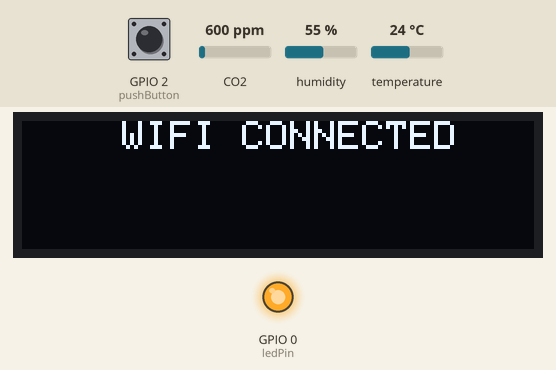
This sketch was run on a simulated ESP8266 (NodeMCU). On the bench: 128×32 one-colour display, output pins drawn as LEDs (lit = HIGH). Dashed ring = blinking. The test bench sets the inputs (shaded band); at power-on: CO2 600 ppm, GPIO 2 (pushButton) HIGH, humidity 55 %, temperature 24 °C. WiFi joins after 1.5 s; servers stay silent unless stated.

Above: at 1.9 s.
At 7.0 s:
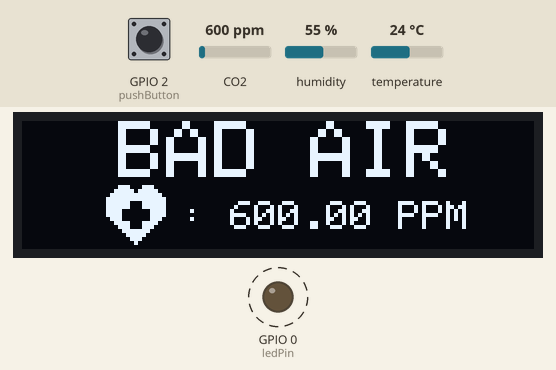
7.1 s: CO2 set to 452 ppm
At 7.26 s:
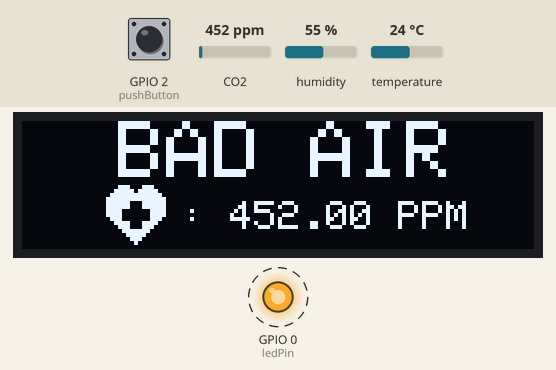
9.0 s: CO2 set to 1050 ppm
At 9.53 s:
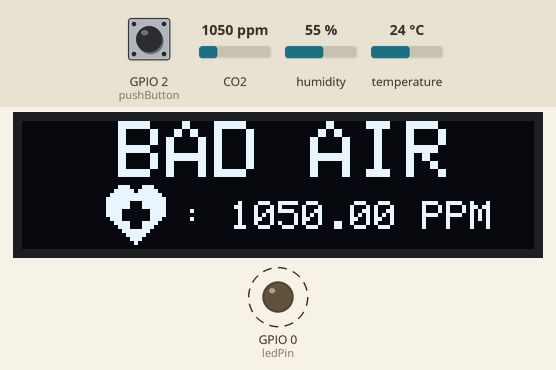
10.5 s: CO2 set to 1700 ppm
At 10.97 s:
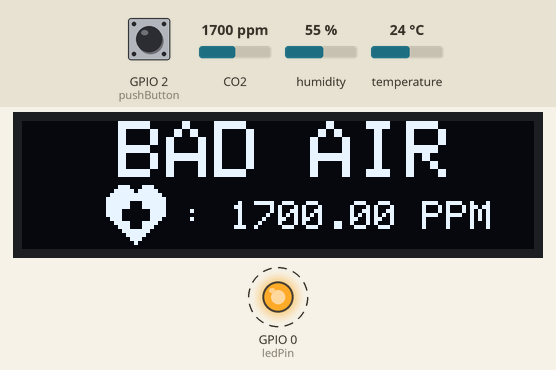
Timing chart, 0 to 18.0 s (numbered marks = the images above; inputs shaded):
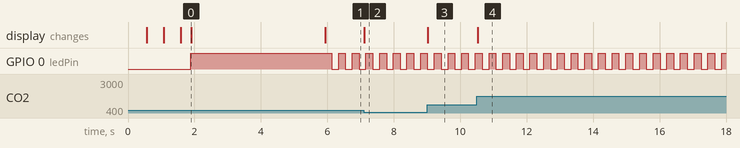

Measured:
- after the input at 7.1 s, the display: changes at once (image 2)
- after the input at 9.0 s, the display: changes at once (image 3)
- after the input at 10.5 s, the display: changes at once (image 4)
- by itself, GPIO 0 (ledPin): alternates HIGH for 0.21 s and LOW for 0.21 s
- what the display in image 0 shows lasts 4.0 s, from 1.9 s to 5.9 s

The sketch:

SENSOR_NODE2_DONE.ino
```cpp
//Paste your Blynk config here
#define BLYNK_TEMPLATE_ID "...."
#define BLYNK_TEMPLATE_NAME "SENSOR NODE2"
#define BLYNK_AUTH_TOKEN "....."
//////////////////////////////////////////////////
#define BLYNK_PRINT Serial

#include <ESP8266WiFi.h>

#include <Adafruit_GFX.h>
#include <Adafruit_SSD1306.h>
#include <Wire.h>

#include <DHT.h>
#include "MQ135.h"

#include <BlynkSimpleEsp8266.h>

#define DHTPIN 14
#define DHTTYPE DHT11

DHT dht(DHTPIN, DHTTYPE);
Adafruit_SSD1306 display(128, 32, &Wire, -1);

const int pushButton = 2;
const int ledPin =  0;
int displayState = 0;
int blinkOled = 0;
int ledState = LOW;
unsigned long startTime = 0;


float t, h;
float air_quality;

char auth[] = BLYNK_AUTH_TOKEN;
char ssid[] = "type here";  // type your wifi name
char pass[] = "type here";  // typur wifi password

BlynkTimer timer;

// Data of temp icon
static const unsigned char PROGMEM drop_iconTemp[] =
{
  B00000011, B10000000,
  B00000110, B11000000,
  B00000100, B01000000,
  B00000101, B01000000,
  B00000101, B01000000,
  B00000101, B01000000,
  B00000101, B01000000,
  B00000101, B01000000,
  B00001101, B01100000,
  B00001001, B00100000,
  B00011011, B10110000,
  B00010011, B10010000,
  B00011011, B10110000,
  B00001000, B00100000,
  B00001110, B11100000,
  B00000011, B10000000
};

// Data of HUD icon
static const unsigned char PROGMEM drop_iconHud[] =
{
  B00000010, B00000000,
  B00000110, B00000000,
  B00001111, B00000000,
  B00011111, B10000000,
  B00011111, B10000000,
  B00111111, B11000000,
  B00111111, B11000000,
  B01111111, B11100000,
  B01111111, B11100000,
  B01111111, B11100000,
  B01111111, B11100000,
  B01111110, B11100000,
  B01111100, B01100000,
  B00111110, B11000000,
  B00011111, B10000000,
  B00001111, B00000000
};

// Data of airQuality icon
static const unsigned char PROGMEM drop_iconMq135[] =
{
  B00000000, B00000000,
  B00001110, B00111000,
  B00011111, B01111100,
  B00111111, B11111110,
  B01111111, B11111111,
  B01111110, B00111111,
  B01111110, B00111111,
  B01111000, B00001111,
  B01111000, B00001111,
  B00111000, B00001110,
  B00011110, B00111100,
  B00001110, B00111000,
  B00000111, B11110000,
  B00000011, B11100000,
  B00000001, B11000000,
  B00000000, B10000000
};


//Sub-Function Delay Using Timer
void delay_millis(unsigned long delayTime)
{
  unsigned long startTime = millis();

  if (millis() - startTime >= delayTime)
  {
    //Do nothing
  }
}


//Sub-Function to Read MQ-135 and DHT11 Sensors & Send to Blynk
void sendSensor()
{

  h = dht.readHumidity();  //Read the Humidity
  t = dht.readTemperature(); // Read the Temperature

  //Blynk set up for Temp and Hud
  Blynk.virtualWrite(V0, t);
  Blynk.virtualWrite(V1, h);

  //Read MQ135 and send to Blynk
  MQ135 gasSensor = MQ135(A0);
  air_quality = gasSensor.getPPM();
  Blynk.virtualWrite(V2, air_quality);
}


//Sub-Function debouncing button
void debounce_button()
{
  if (!digitalRead(pushButton)) //If button was pressed
  {

    delay_millis(20); //waiting...
    if (!digitalRead(pushButton)) //Check button again
    {
      //change displayState to display on OLED
      displayState++;
      if(displayState==4) displayState=0;

      while(!digitalRead(pushButton)); //Wait button not pressed
    }
  }
}

void setup()
{

  //Set baud rate
  Serial.begin(115200);

  //Button and Led setup
  pinMode(pushButton, INPUT);
  pinMode(ledPin, OUTPUT);

  //displayState = 0 to let oled always off when we turn sensor node ON
  displayState = 0;

  //Initialize OLED
  display.begin(SSD1306_SWITCHCAPVCC, 0x3C);

  //Display connecting to "WIFI NAME"
  display.clearDisplay();
  display.setCursor(0,0);
  display.setTextSize(1);
  display.setTextColor(WHITE);
  display.println("Connecting to");
  display.setTextSize(1);
  display.setCursor(0,15);
  display.print(ssid);
  display.display();

  //Connect Wifi
  WiFi.begin(ssid, pass);

  //Check if wifi are connected
  while (WiFi.status() != WL_CONNECTED)
  {
    //Delay to see if Wifi has done connection, if not ...
    delay(500);

    //Blink "..." on OLED
    if (blinkOled == 0)
    {
      display.setTextColor(WHITE);
      display.setCursor(80,0);
      display.print("...");
      display.display();

      blinkOled=1;
    }
    else
    {

      display.setTextColor(BLACK);
      display.setCursor(80,0);
      display.print("...");
      display.display();

      blinkOled=0;
    }
  }


  //Connect to Blynk sever
  Blynk.begin(auth, ssid, pass);
  //Initialize DHT11
  dht.begin();
  timer.setInterval(30000L, sendSensor);

  //Check LED warning
  digitalWrite(ledPin,HIGH);

  //Annoucing successfully connected to WiFi
  display.clearDisplay();
  display.setCursor(25,0);
  display.setTextSize(1);
  display.setTextColor(WHITE);
  display.print("WIFI CONNECTED");
  display.display();

  delay(4000);
}


void loop()
{
  //Initialize Blynk
  Blynk.run();
  timer.run();

  //Call all Sub-Function
  debounce_button();
  sendSensor();


  if(air_quality > 150) //If air_quality value larger than 150
  {

    //Using timer to Blink LED, to intervene when the air_quality value changes
    if (millis() - startTime >= 200)
    {
      // save the last time you blinked the LED
      startTime = millis();

      // if the LED is off turn it on and vice-versa:
      if (ledState == LOW)
      {
        ledState = HIGH;
      }
      else
      {
        ledState = LOW;
      }

      // set the LED with the ledState of the variable:
      digitalWrite(ledPin, ledState);
    }


    //Send the event to Blynk
    Blynk.logEvent("pollution_alert","BAD AIR");

    //Display BIG "BAD AIR" text on OLED and it's ppm value
    display.clearDisplay();
    display.setTextSize(2);
    display.setTextColor(WHITE);
    display.setCursor(24, 0); ///x,y
    display.println("BAD AIR");
    display.setTextSize(1);
    display.drawBitmap(20, 15, drop_iconMq135, 16, 16, WHITE);
    display.setCursor(40, 20); ///x,y
    display.print(": ");

    display.print(air_quality);
    display.setTextSize(1);
    display.println(" PPM");
    display.display();
    delay_millis(500);

    //Let displayState=3 to display again AIR QUALITY screen
    //If air_quality value are not in danger anymore
    displayState = 3;

  }
  else
  {

    //Turn off warning LED
    digitalWrite(ledPin,LOW);

    //OFF the oled
    if (displayState == 0)
    {
      //Clear all OLED
      display.clearDisplay();
      display.display();
    }

    //Display Temperature
    if (displayState == 1)
    {
      display.setTextSize(1);
      display.setTextColor(WHITE);
      display.setCursor(35, 0); ///x,y
      display.println("TEMPERATURE");
      display.drawBitmap(30, 15, drop_iconTemp, 16, 16, WHITE); //Draw icon 16x16
      display.setCursor(45, 20); ///x,y
      display.print(": ");
      display.print(t);
      display.setTextSize(1);
      display.cp437(true);
      display.write(167);
      display.setTextSize(1.5);
      display.println(" C");
      display.display();
      delay_millis(500);
    }

    //Display Hudmidity
    if (displayState == 2)
    {
      display.clearDisplay();
      display.setTextSize(1);
      display.setTextColor(WHITE);
      display.setCursor(40, 0); ///x,y
      display.println("HUMIDITY");
      display.drawBitmap(30, 15, drop_iconHud, 16, 16, WHITE); //Draw icon 16x16
      display.setCursor(45, 20); ///x,y
      display.print(": ");
      display.print(h);
      display.print(" %");
      display.setTextSize(1);
      display.display();
      delay_millis(500);
    }

    //Display air quality
    if (displayState == 3)
    {
      display.clearDisplay();
      display.setTextSize(1);
      display.setTextColor(WHITE);
      display.setCursor(31, 0); ///x,y
      display.println("AIR QUALITY");
      display.drawBitmap(20, 15, drop_iconMq135, 16, 16, WHITE); //Draw icon 16x16
      display.setCursor(40, 20); ///x,y
      display.print(": ");

      display.print(air_quality);
      display.setTextSize(1);
      display.println(" PPM");
      display.display();
      delay_millis(500);
    }
  }
}
```
